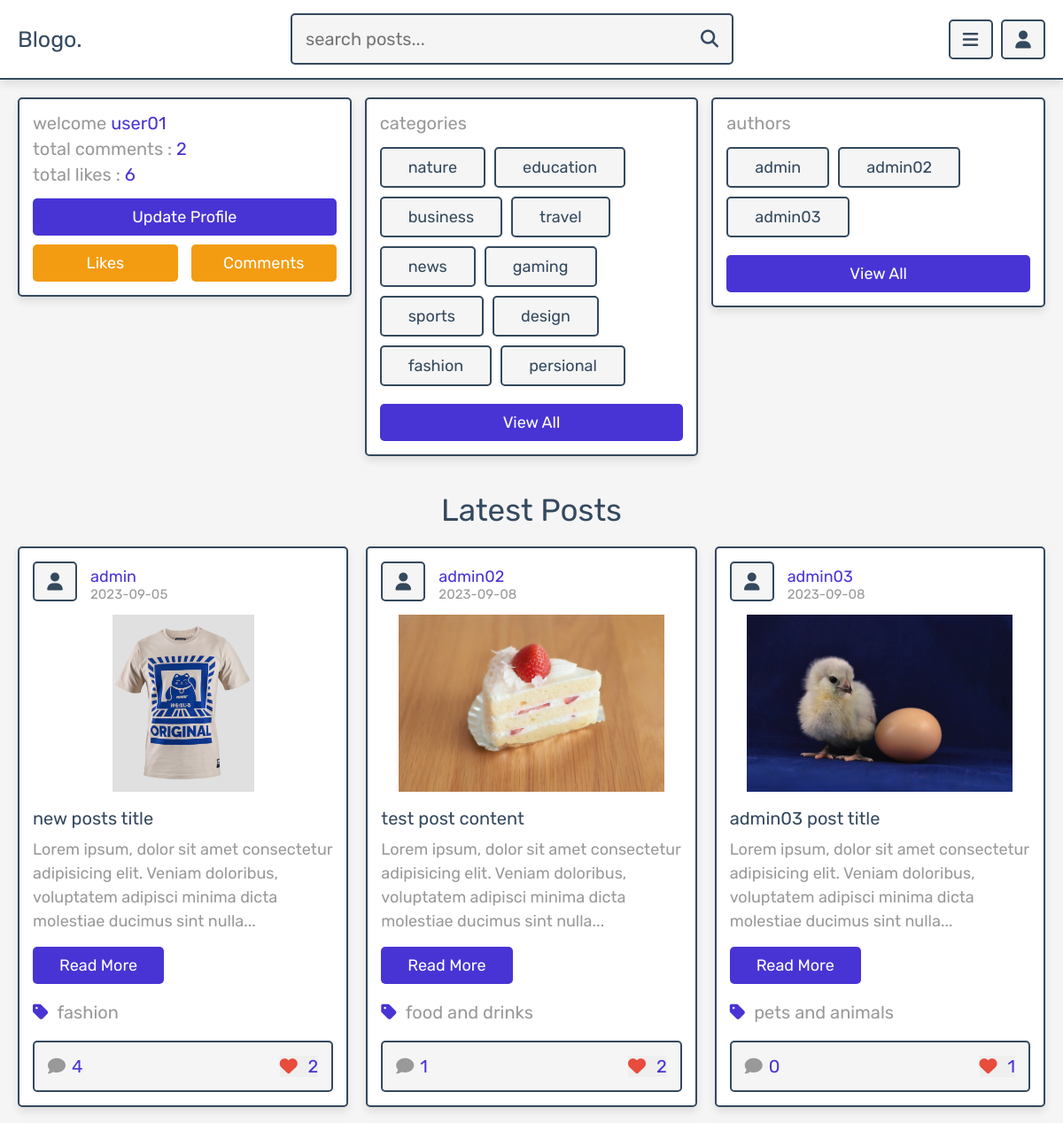
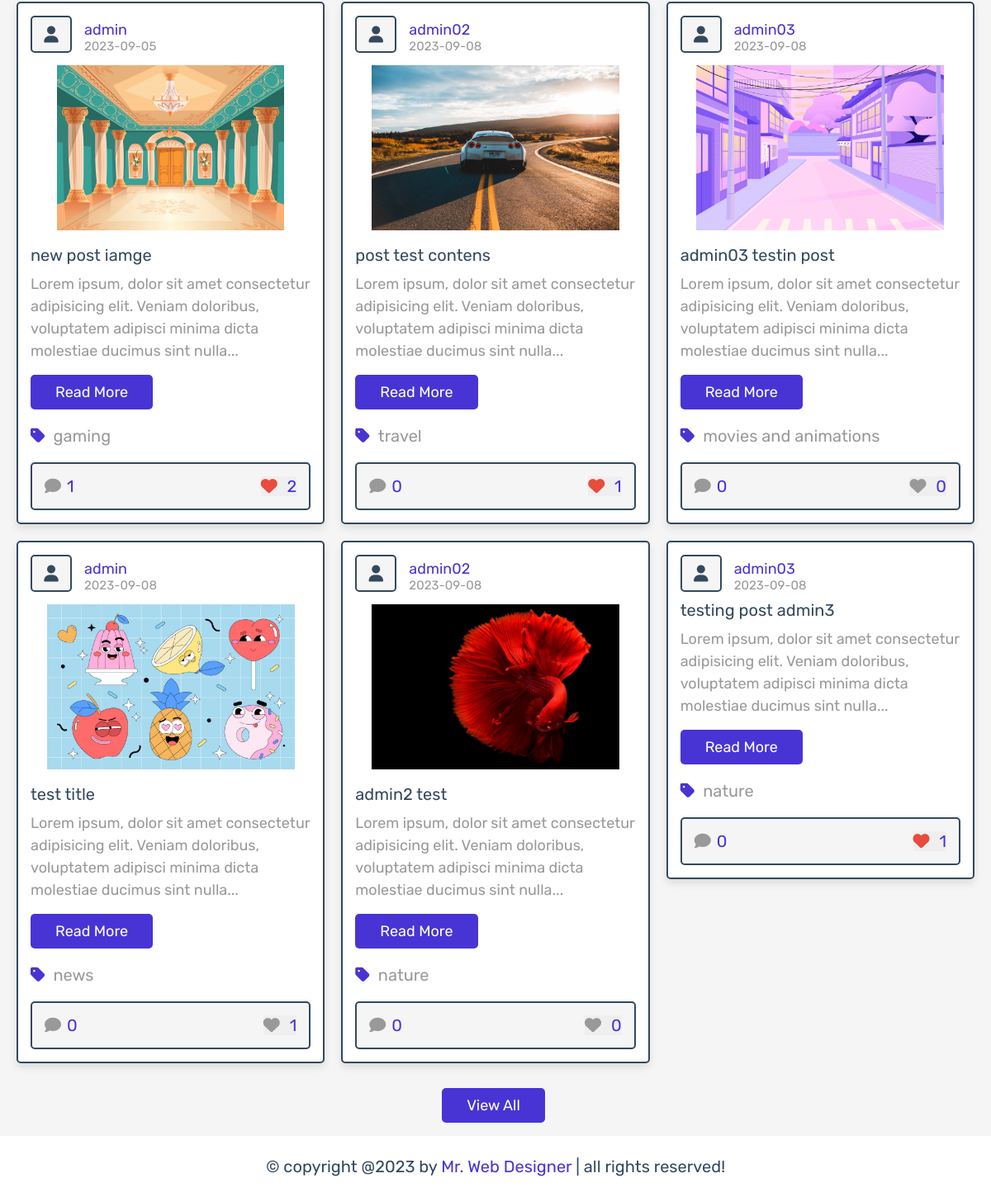
Screenshot of /home.php (signed in) with the database file from the repository (2 pictures, top to bottom).
### tables this page shows
CREATE TABLE `users` (
  `id` int(100) NOT NULL,
  `name` varchar(20) NOT NULL,
  `email` varchar(50) NOT NULL,
  `password` varchar(50) NOT NULL
);

CREATE TABLE `posts` (
  `id` int(100) NOT NULL,
  `admin_id` int(100) NOT NULL,
  `name` varchar(100) NOT NULL,
  `title` varchar(100) NOT NULL,
  `content` varchar(10000) NOT NULL,
  `category` varchar(50) NOT NULL,
  `image` varchar(100) NOT NULL,
  `date` date NOT NULL DEFAULT current_timestamp(),
  `status` varchar(10) NOT NULL
);

### home.php (the view, shortened to what this page needs)
<?php
require('./assets/components/connect.php');
if(isset($_SESSION['user_id'])){
    $user_id = $_SESSION['user_id'];
}else{
    header('Location: ./login.php');
    exit();
}
?>
<!DOCTYPE html>
<html lang="en">
<head>
    <link rel="stylesheet" href="https://cdnjs.cloudflare.com/ajax/libs/font-awesome/6.4.2/css/all.min.css">
    <link rel="stylesheet" href="./assets/css/style.css">
</head>
<body>
<?php require('./assets/components/user_header.php'); ?>
<section class="home-grid">
    <div class="box-container">
    <div class="box">
            <?php
                $select_users = $conn->prepare("SELECT * FROM  `users` WHERE id= ?");
                $select_users->execute(array($user_id));
                if($select_users->rowCount() > 0){
                    $fetch_users = $select_users->fetch(PDO::FETCH_ASSOC);
                    $select_comments = $conn->prepare("SELECT * FROM `comments` WHERE  user_id= ?");
                    $select_comments->execute(array($user_id));
                    $total_comments = $select_comments->rowCount();
                    $select_likes = $conn->prepare("SELECT * FROM `likes`  WHERE user_id= ?");
                    $select_likes->execute(array($user_id));
                    $total_likes = $select_likes->rowCount();
            ?>
                <p>welcome  <span><?= $fetch_users['name']; ?></span></p>
                <p>total comments : <span><?= $total_comments; ?></span></p>
                <p>total likes : <span><?= $total_likes; ?></span></p>
                <a href="update.php"
                class="btn">update profile</a>
                <div class="flex-btn">
                    <a href="user_likes.php" class="option-btn">likes</a>
                    <a href="user_comments.php" class="option-btn">comments</a>
                </div>
            <?php
            }
            ?>
        </div>
        <div class="box">
            <p>categories</p>
            <div class="flex-box">
                <a href="./category.php?category=nature" class="links">nature</a>
                <a href="./category.php?category=education" class="links">education</a>
                <a href="./category.php?category=business" class="links">business</a>
                <a href="./category.php?category=travel" class="links">travel</a>
                <a href="./category.php?category=news" class="links">news</a>
                <a href="./category.php?category=gaming" class="links">gaming</a>
                <a href="./category.php?category=sports" class="links">sports</a>
                <a href="./category.php?category=design" class="links">design</a>
                <a href="./category.php?category=fashion" class="links">fashion</a>
                <a href="./category.php?category=persional" class="links">persional</a>
                <a href="./all_category.php" class="btn">view all</a>
            </div>
        </div>
        <div class="box">
            <p>authors</p>
            <div class="flex-box">
                <?php
                $select_admin= $conn->prepare("SELECT DISTINCT name FROM `admin` LIMIT 10");
                $select_admin->execute();
                if($select_admin->rowCount() > 0){
                    while($fetch_admin = $select_admin->fetch(PDO::FETCH_ASSOC)){
                ?>
                    <a href="./author_posts.php?author=<?= $fetch_admin['name']; ?>" class="links"><?= $fetch_admin['name']?></a>
                <?php
                }
                }else{
                    echo '<p class="empty">no authors found!</p>';
                }
                ?>
                <a href="./authors.php" class="btn">view all</a>
            </div>
        </div>
    </div>
</section>
<section class="posts-grid">
    <h1 class="heading">latest posts</h1>
    <div class="box-container">
        <?php
        $select_posts = $conn->prepare("SELECT * FROM  `posts` WHERE status= ?
        LIMIT 9");
        $select_posts->execute(array('active'));
        if($select_posts->rowCount() > 0){
            while($fetch_posts = $select_posts->fetch(PDO::FETCH_ASSOC)){
                $post_id = $fetch_posts['id'];
                $select_comments = $conn->prepare("SELECT * FROM `comments` WHERE post_id= ?");
                $select_comments->execute(array($post_id));
                $total_comments = $select_comments->rowCount();
                $select_likes = $conn->prepare("SELECT * FROM `likes` WHERE post_id= ? ");
                $select_likes->execute(array($post_id));
                $total_likes = $select_likes->rowCount();
                $number_of_likes = $conn->prepare("SELECT * FROM  `likes` WHERE user_id= ? AND
                post_id= ?");
                $number_of_likes->execute(array($user_id, $post_id));
        ?>
              <form action="" method="post" class="box">
                <div class="admin">
                    <i class="fas fa-user"></i>
                    <div class="admin-info">
                        <a href="./author_posts.php?author=<?= $fetch_posts['name']; ?>"><?= $fetch_posts['name']; ?></a>
                        <p><?= $fetch_posts['date']; ?></p>
                    </div>
                </div>
                <?php
                    if($fetch_posts['image'] != ''){
                ?>
                    <img src="./assets/uploaded_img/<?= $fetch_posts['image']; ?>" class="image" alt="">
                <?php
                }
                ?>
                <div class="title"><?= $fetch_posts['title']; ?></div>
                <div class="content"><?= $fetch_posts['content']; ?></div>
                <a href="./view_post.php?post_id=<?= $post_id;?>" class="inline-btn">read more</a>
                <a href="./category.php?category=<?= $fetch_posts['category']; ?>" class="category">
                <i class="fas fa-tag"></i><span><?= $fetch_posts['category']; ?></span></a>
                <div class="icons">
                    <a href="./view_post.php?post_id=<?= $post_id;?>">
                    <i class="fas fa-comment"></i><span><?= $total_comments; ?></span></a>
                    <button type="submit" name="like_posts"><i class="fas fa-heart"
                    style="<?php if($number_of_likes->rowCount() > 0){echo 'color: var(--red)';} ?>"></i>
                    <span><?= $total_likes; ?></span></button>
                </div>
              </form>
        <?php
        }
        }else{
           echo '<p class="empty">no posts found!</p>';
        }
        ?>
    </div>
        <div style="margin-top: 2rem; text-align:center;">
            <a href="./posts.php" class="inline-btn">view all</a>
        </div>
</section>
<?php  require('./assets/components/footer.php'); ?>
</body>
</html>

### assets/components/user_header.php (shortened to what this page needs)
<header class="header">
    <section class="flex">
        <a href="home.php" class="logo">Blogo.</a>
        <form action="search.php" method="get" class="search-form">
            <input type="text" name="search_box" placeholder="search posts..." maxlength="100"
            required>
            <button type="submit" name="search_btn" class="fas fa-search"></button>
        </form>
        <div class="icons">
            <div id="menu-btn" class="fas fa-bars"></div>
            <div id="user-btn" class="fas fa-user"></div>
        </div>
    </section>
</header>

### assets/components/footer.php
<footer class="footer">
    &copy; copyright @<?= date('Y'); ?> by <span>Mr. Web Designer</span> |
    all rights reserved!
</footer>

### rows the page displays
users: name "user01"
posts: name "admin", date "2023-09-05", image (picture), title "new posts title", content "Lorem ipsum, dolor sit amet consectetur adipisicing elit. Veniam doloribus, voluptatem adipisci minima dicta molestiae ducimus sint nulla", category "fashion", total_comments "4", total_likes "2"
posts: name "admin", date "2023-09-05", image (picture), title "new post iamge", content "Lorem ipsum, dolor sit amet consectetur adipisicing elit. Veniam doloribus, voluptatem adipisci minima dicta molestiae ducimus sint nulla", category "gaming", total_comments "1", total_likes "2"
posts: name "admin", date "2023-09-08", image (picture), title "test title", content "Lorem ipsum, dolor sit amet consectetur adipisicing elit. Veniam doloribus, voluptatem adipisci minima dicta molestiae ducimus sint nulla", category "news", total_comments "0", total_likes "1"
posts: name "admin02", date "2023-09-08", image (picture), title "test post content", content "Lorem ipsum, dolor sit amet consectetur adipisicing elit. Veniam doloribus, voluptatem adipisci minima dicta molestiae ducimus sint nulla", category "food and drinks", total_comments "1", total_likes "2"
posts: name "admin02", date "2023-09-08", image (picture), title "post test contens", content "Lorem ipsum, dolor sit amet consectetur adipisicing elit. Veniam doloribus, voluptatem adipisci minima dicta molestiae ducimus sint nulla", category "travel", total_comments "0", total_likes "1"
posts: name "admin02", date "2023-09-08", image (picture), title "admin2 test", content "Lorem ipsum, dolor sit amet consectetur adipisicing elit. Veniam doloribus, voluptatem adipisci minima dicta molestiae ducimus sint nulla", category "nature", total_comments "0", total_likes "0"
posts: name "admin03", date "2023-09-08", image (picture), title "admin03 post title", content "Lorem ipsum, dolor sit amet consectetur adipisicing elit. Veniam doloribus, voluptatem adipisci minima dicta molestiae ducimus sint nulla", category "pets and animals", total_comments "0", total_likes "1"
posts: name "admin03", date "2023-09-08", image (picture), title "admin03 testin post", content "Lorem ipsum, dolor sit amet consectetur adipisicing elit. Veniam doloribus, voluptatem adipisci minima dicta molestiae ducimus sint nulla", category "movies and animations", total_comments "0", total_likes "0"
posts: name "admin03", date "2023-09-08", title "testing post admin3", content "Lorem ipsum, dolor sit amet consectetur adipisicing elit. Veniam doloribus, voluptatem adipisci minima dicta molestiae ducimus sint nulla", category "nature", total_comments "0", total_likes "1"

### other values shown
$total_comments "2"
$total_likes "6"
$fetch_admin['name'] "admin"
$fetch_admin['name'] "admin02"
$fetch_admin['name'] "admin03"
